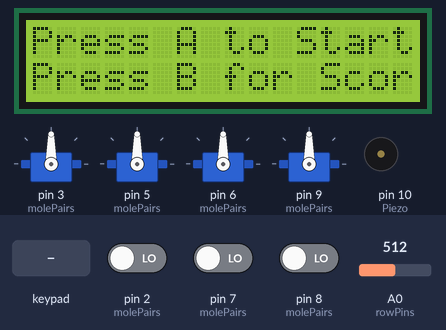
Bench run of a sketch on a simulated Arduino Uno, built with avr-gcc and run on an emulated ATmega328P. Parts: 4 × servo, 16×2 character LCD, buzzer (waves = sounding). The test bench sets the inputs (shaded band); at power-on: pin 7 (molePairs) LOW, pin 2 (molePairs) LOW, pin 8 (molePairs) LOW, A0 (rowPins) = 512. Random numbers use the default seed unless the sketch sets one; what the sketch prints to the serial monitor is not drawn.

Above: at 3.3 s.
3.4 s: key 'A' pressed
At 5.4 s:
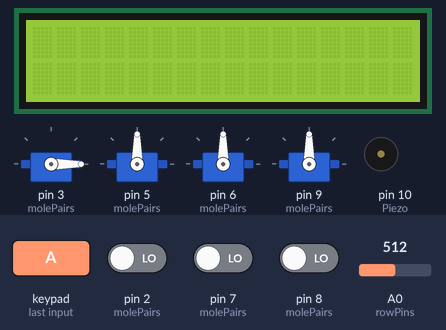
6.4 s: pin 7 (molePairs) driven HIGH
9.4 s: key 'B' pressed
At 10.7 s:
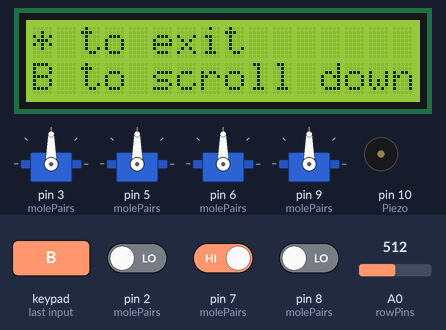
18.6 s: key '*' pressed
At 20.1 s:
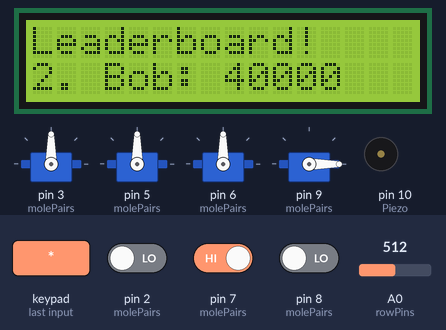
21.6 s: keypad keys 1 3 9 7 2 2 2 2 * pressed 0.4 s apart
At 27.7 s:
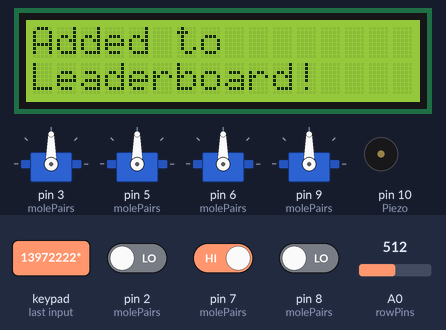
Timing chart, 0 to 31.9 s (numbered marks = the images above; inputs shaded):
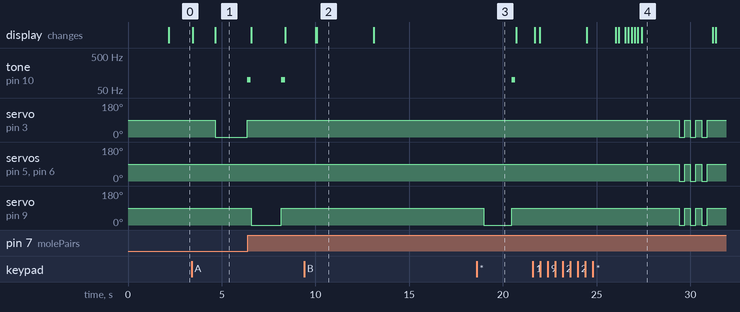

The sketch:

WhackAMole_Code.ino
```cpp
#include <Servo.h> // Include the Servo library for controlling servo motors
#include <LiquidCrystal_I2C.h>
#include <Keypad.h>


//MISCELLANEOUS SETUP

const int MAX_PLAYERS = 10;
const int screenHeight = 2;

// Pin for the piezo buzzer
const int Piezo = 10;

// Pin for the reset button
const int resetButton = 13;

// Game state variables
bool danceTime = true;
char* current_username = "";
char currentMsg[7] = ""; // Global declaration
int starttime = 0;       // Stores the start time for the mole pop-up period
int elapsed = 0;         // Tracks elapsed time since mole popped up
bool gameActive = false; // Tracks if the game is active or not
int misses = 0;          // Tracks the player's missed moles
int score = 0;           // Tracks the players score
int moleTimeLimit = 1500; // Initial time limit to hit mole (ms)
int lastMole = -1;       // Keeps track of the last mole's index (initialized to -1)
struct Player {
public:
    char name[10];
    int score;
};

void insertPlayer(Player newPlayer);

// Function to reset the game

// Servo positions for mole movement
const int upPosition = 0;      // Angle position for the "up" state
const int downPosition = 90;   // Angle position for the "down" state


//LCD DISPLAY SETUP
LiquidCrystal_I2C lcd(0x27, 20, 4);


//SERVO SETUP

// Define pin pairs for each "mole" servo and button. Each pair represents:
// {servo pin, Vibration pin}
const int molePairs[4][2] = {
  {3, 2},  // Mole 0: Servo on pin 3, button on pin 2
  {5, 4},  // Mole 1: Servo on pin 5, button on pin 4
  {6, 7},  // Mole 2: Servo on pin 6, button on pin 7
  {9, 8}   // Mole 3: Servo on pin 9, button on pin 8
};

// Create an array of Servo objects, one for each mole
Servo moles[4];

// Function to move all moles to specified positions
// position[]: Array with position for each mole servo (up or down)
void moveMoles(int position[4]) {
  for (int i = 0; i < 4; i++) {
    moles[i].write(position[i]); // Set each mole's position
  }
}

// Function to check if a mole was hit by the player
// mole: The index of the mole to check

void checkMole(int mole) {
  // Check if the selected mole is in the "up" position
  if (moles[mole].read() == upPosition) {
    // If the mole's corresponding button is pressed
    if (digitalRead(molePairs[mole][1]) == HIGH) {
      // Move the hit mole immediately back to the down position
      moles[mole].write(downPosition);
      starttime = millis(); // Reset start time for the next mole
      score++;
    }
  }


}

//KEYPAD SETUP

bool typingActive = false;
const byte ROWS = 4;
const byte COLS = 4;

byte rowPins[ROWS] = {A0, A1, A2, A3};
byte colPins[COLS] = {13,12,11,10};

// Declare the global leaderboard array
Player leaderboard[MAX_PLAYERS] = {
    {"Alice", 500},
    {"Bob", 400},
    {"Charlie", 300},
    {"David", 200},
    {"Eve", 100}
};

const char* numDict[] = {
    "abc",  // Corresponds to 1
    "def",  // Corresponds to 2
    "ghi",  // Corresponds to 3
    "jkl",
    "mno",
    "pqrs", // Corresponds to 4
    "tuv",  // Corresponds to 5
    "wxyz"  // Corresponds to 6
};

char hexaKeys[ROWS][COLS] = {
  {'1', '2', '3', 'A'},
  {'4', '5', '6', 'B'},
  {'7', '8', '9', 'C'},
  {'*', '0', '#', 'D'}
};

Keypad customKeypad = Keypad(makeKeymap(hexaKeys), rowPins, colPins, ROWS, COLS);

char getLetterForKey(char number, int *currentIndex, char *lastKeyPressed) {
    int index = number - '1';

    if (index >= 0 && index < sizeof(numDict) / sizeof(numDict[0])) {
        if (number == *lastKeyPressed) {
            // Cycle through characters if the same key is pressed
            *currentIndex = (*currentIndex + 1) % strlen(numDict[index]);
        } else {
            // Reset the index for a new key press
            *currentIndex = 0;
            *lastKeyPressed = number;
        }
        return numDict[index][*currentIndex];
    }
    return '\0';
}

char* typing() {
    memset(currentMsg, 0, sizeof(currentMsg)); // Always clear at the start
    int currentIndex[6] = {0};       // Track the current index for each number
    char lastKeyPressed = '\0';      // Track the last key pressed
    bool lastWasHash = false;        // Flag to track if the previous key was '#'
    char currentChar;                // Current character to display
    int cursorIndex = 10;
    typingActive = true;

    lcd.clear();                     // Clear the LCD at the start
    lcd.print("Username: ");

    while (typingActive) {
        char currentKey = customKeypad.getKey(); // Get the current key

        if (currentKey) {  // Check if a key is pressed
            Serial.print("Key Pressed: ");
            Serial.println(currentKey); // Debugging output

            if (currentKey == '*') {
                // Exit typing mode
                memset(currentMsg, 0, sizeof(currentMsg)); // Clear currentMsg
                cursorIndex = 0;
                lcd.clear();
                break; // Exit the typing loop
            }

            if (currentKey == '#') {
                if (lastWasHash) {
                    // Show the final message before exiting
                    lcd.clear();
                    lcd.setCursor(0, 0);  // Reset cursor to top left
                    lcd.print("Username: ");
                    lcd.print(currentMsg); // Show the final message
                    delay(2000);           // Wait for 2 seconds before exiting
                    typingActive = false; // End typing mode on double #
                    break;
                }
                // Append the current character to the message
                if (currentChar != '\0' && strlen(currentMsg) < sizeof(currentMsg) - 1) {
                    size_t len = strlen(currentMsg);
                    currentMsg[len] = currentChar; // Add new character
                    currentMsg[len + 1] = '\0';   // Null-terminate
                    cursorIndex++;
                }
                lastWasHash = true; // Set the flag for a single #
                continue;
            } else {
                lastWasHash = false; // Reset if any key other than # is pressed
            }

            // Get the letter for the current key
            currentChar = getLetterForKey(currentKey, &currentIndex[currentKey - '1'], &lastKeyPressed);

            // Display the current character on the LCD
            if (currentChar != '\0') {
                lcd.setCursor(cursorIndex, 0); // Move back to the start of the second row
                lcd.print(currentChar);       // Show the current character on the display
            }
        }
    }
    return currentMsg;  // Return the current message (if needed)
}


void printLeaderboard(int startIndex) {

    lcd.setCursor(0, 0);
    lcd.print("Leaderboard!");

    for (int i = 0; i < screenHeight; i++) { // Assuming a 2-line LCD
        if (startIndex + i < MAX_PLAYERS) {
            lcd.setCursor(0, i + 1);  // Move to the next row
            lcd.print(startIndex + i + 1);
            lcd.print(". ");
            lcd.print(leaderboard[startIndex + i].name);
            lcd.print(": ");
            lcd.print(leaderboard[startIndex + i].score);
        }
    }
}

void scrollLeaderboard() {
    int startIndex = 0;  // Start displaying from the top
    bool exit = false;

    while (!exit) {
        // Display the leaderboard from the current start index
        printLeaderboard(startIndex);

        char key = customKeypad.getKey();  // Assuming customKeypad is defined elsewhere

        if (key == 'A' && startIndex > 0) {
            startIndex--;  // Scroll up
            lcd.clear();
        }
        if (key == 'B' && startIndex < MAX_PLAYERS - 1) {
            startIndex++;  // Scroll down
            lcd.clear();
        }
        if (key == '*') {
            exit = true;  // Exit the loop
        }

        delay(200);  // Short delay to debounce button presses
    }
}

void insertPlayer(Player newPlayer) {
    // Insert the new player into the leaderboard at the correct position
    int i;
    for (i = MAX_PLAYERS - 1; i > 0; i--) {
        if (leaderboard[i - 1].score > newPlayer.score) {
            break;
        }
        leaderboard[i] = leaderboard[i - 1];
    }
    leaderboard[i] = newPlayer;

    // Sort the leaderboard by score in descending order
    for (i = 0; i < MAX_PLAYERS; i++) {
        for (int j = i + 1; j < MAX_PLAYERS; j++) {
            if (leaderboard[i].score < leaderboard[j].score) {
                Player temp = leaderboard[i];
                leaderboard[i] = leaderboard[j];
                leaderboard[j] = temp;
            }
        }
    }
}

void resetGame() {
    gameActive = true;      // Activate the game
    misses = 0;             // Reset misses
    score = 0;              // Resets score
    moleTimeLimit = 1500;   // Reset the initial mole time limit
    int allMolesDown[4] = {downPosition, downPosition, downPosition, downPosition};
    moveMoles(allMolesDown); // Set all moles to the down position
    delay(200);              // Small delay to let everything reset
    lastMole = -1;           // Reset last mole index to ensure randomness on game start
    danceTime = true;
    lcd.clear();

    // Explicitly clear currentMsg and reset current_username
    current_username = ""; // Reset pointer
    memset(currentMsg, 0, sizeof(currentMsg)); // Clear the static array in typing()
}

// Setup function to initialize game components
void setup() {
  // Initialize each mole servo and its corresponding vibration sensor
  for (int i = 0; i < 4; i++) {
    moles[i].attach(molePairs[i][0]);       // Attach servo to pin
    pinMode(molePairs[i][1], INPUT);        // Set button pin as input
    moles[i].write(downPosition);           // Set initial position to "down"
  }
  pinMode(Piezo, OUTPUT);                   // Set piezo pin as output
  pinMode(resetButton, INPUT_PULLUP);       // Set reset button with pull-up resistor
  randomSeed(analogRead(0));                // Seed random generator with analog input

  Serial.begin(9600); // Start serial communication
  lcd.begin(16,2);
  lcd.init();
  lcd.clear();
  lcd.backlight();

  // Introductory message
    lcd.setCursor(0, 0);
    lcd.print("Welcome!"); // Display welcome message
    delay(2000);           // Show for 2 seconds
    lcd.clear();          // Clear the display for the main functionality
    typingActive = false;  // Set typingActive to true to start typing mode
}

//Main game loop
void loop() {
  char currentKey = customKeypad.getKey();
  if (!gameActive) {
    lcd.setCursor(0, 0);
    lcd.print("Press A to Start!");
    lcd.setCursor(0, 1);
    lcd.print("Press B for Scores!");
  }

  // Check if reset button is pressed to start or reset the game
  if (currentKey == 'A') {
    lcd.clear();
    lcd.print("Game Started!");
    delay(1000);
    resetGame(); // Reset the game state
    lcd.clear();
  }

  if (currentKey == 'B') {
    lcd.clear();
    lcd.setCursor(0,0);
	lcd.print("* to exit");
    lcd.setCursor(0,1);
  	lcd.print("A to scroll up");
    lcd.setCursor(0,2);
    lcd.print("B to scroll down");
    delay(3000);

    lcd.clear();
    scrollLeaderboard();
  }

  // Run the game logic if the game is active and misses are less than 3
  if (gameActive && misses < 3) {
    int randomMole = random(0, 4);
    if (randomMole == lastMole) {
      randomMole = (randomMole + 1) % 4; // Ensure it's not the same mole
    }
    lastMole = randomMole;

    moles[randomMole].write(upPosition); // Move the chosen mole to "up"
    starttime = millis();
    elapsed = 0;

    while (elapsed <= moleTimeLimit) {
      for (int i = 0; i < 4; i++) {
        if (moles[i].read() == upPosition) {
          checkMole(i); // Check if the mole was hit
        }
      }
      elapsed = millis() - starttime;
      delay(100);
    }

    if (moles[randomMole].read() == upPosition) {
      misses++; // Increment misses if the mole wasn't hit
      moles[randomMole].write(downPosition);
      tone(Piezo, 100); // Play miss tone
      delay(200);
      noTone(Piezo);
    }

    // Display score and misses
    lcd.setCursor(0, 0);
    lcd.print("Score: ");
    lcd.print(score * 100);
    lcd.setCursor(0, 1);
    lcd.print("Misses: ");
    lcd.print(misses);

    if (moleTimeLimit > 200) {
      moleTimeLimit -= 50; // Decrease mole time limit
    }
  }

  // Game over sequence
  if (misses >= 3 && gameActive) {
    lcd.clear();
    lcd.setCursor(0, 0);
    lcd.print("Game Over!");
    delay(1000);
    lcd.clear();
    gameActive = false; // Set game as inactive

    Player lastPlacePlayer = {"", 0};
	int validPlayerCount = 0;

    // Check the leaderboard
    for (int i = MAX_PLAYERS - 1; i >= 0; i--) {
        // Count valid players based on name and score
        if (leaderboard[i].name[0] != '\0' && leaderboard[i].score > 0) {
            validPlayerCount++;
        }

      	else {
            // If the player has no name, treat as invalid
            Serial.print("Empty Slot Detected at Index ");
            Serial.println(i);
        }

        // Find the worst valid player's score
        if (leaderboard[i].score > 0 && leaderboard[i].name[0] != '\0') {
            lastPlacePlayer = leaderboard[i];
            Serial.print("Last Place Player = ");
            Serial.println(lastPlacePlayer.name);
            break;
        }
    }

    // Check if the leaderboard is full
    if (validPlayerCount < MAX_PLAYERS) {
        Serial.println("Leaderboard is not full. Defaulting worst player's score to 0.");
        lastPlacePlayer.score = 0; // Default to 0 for incomplete leaderboards
    }


	Serial.print("Player's Score: ");
	Serial.println(score * 100);
	Serial.print("Last Place Score: ");
	Serial.println(lastPlacePlayer.score);

    // Check for high score
    if (score * 100 > lastPlacePlayer.score) {
      lcd.clear();
      lcd.setCursor(0, 0);
      lcd.print("New Highscore!");
      delay(2500);
      lcd.clear();
      lcd.print("Enter Username!");
      delay(1500);

      typingActive = true;
      char* current_username = typing();
      typingActive = false;

      Player newPlayer;
      strncpy(newPlayer.name, current_username, sizeof(newPlayer.name) - 1); // Copy username
      newPlayer.name[sizeof(newPlayer.name) - 1] = '\0'; // Ensure null termination
      newPlayer.score = score * 100; // Set the score

      insertPlayer(newPlayer);

      lcd.clear();
      lcd.setCursor(0, 0);
      lcd.print("Added to");
      lcd.setCursor(0, 1);
      lcd.print("Leaderboard!");
      Serial.print("Current Username: ");
      Serial.println(current_username);
      delay(2000);
    }

    // Final animation
    if (danceTime) {
      for (int i = 0; i < 3; i++) {
        int allMolesUp[4] = {upPosition, upPosition, upPosition, upPosition};
        moveMoles(allMolesUp);
        delay(300);
        int allMolesDown[4] = {downPosition, downPosition, downPosition, downPosition};
        moveMoles(allMolesDown);
        delay(300);
      }
      danceTime = false;
      lcd.clear();
    }
  }
}
```

Measured:
- after the input at 3.4 s, tone on pin 10 (Piezo): silent → 100 Hz after 3.0 s; servo on pin 3 (molePairs): 90° → 0° after 1.3 s, → 90° 1.7 s later; the display: first changes after 0.05 s (image 1 shows a later state)
- after the input at 18.6 s, tone on pin 10 (Piezo): silent → 100 Hz after 1.9 s, → silent 0.20 s later; servo on pin 9 (molePairs): 90° → 0° after 0.37 s, → 90° 1.5 s later
- after the input at 21.6 s, servo on pin 3 (molePairs), servo on pin 5 (molePairs), servo on pin 6 (molePairs), servo on pin 9 (molePairs): alternates 90° for 0.30 s and 0° for 0.30 s, 6 changes in all, then stays 90°, starting after 7.8 s
- what the display in image 2 shows lasts 3.0 s, from 10.1 s to 13.1 s
